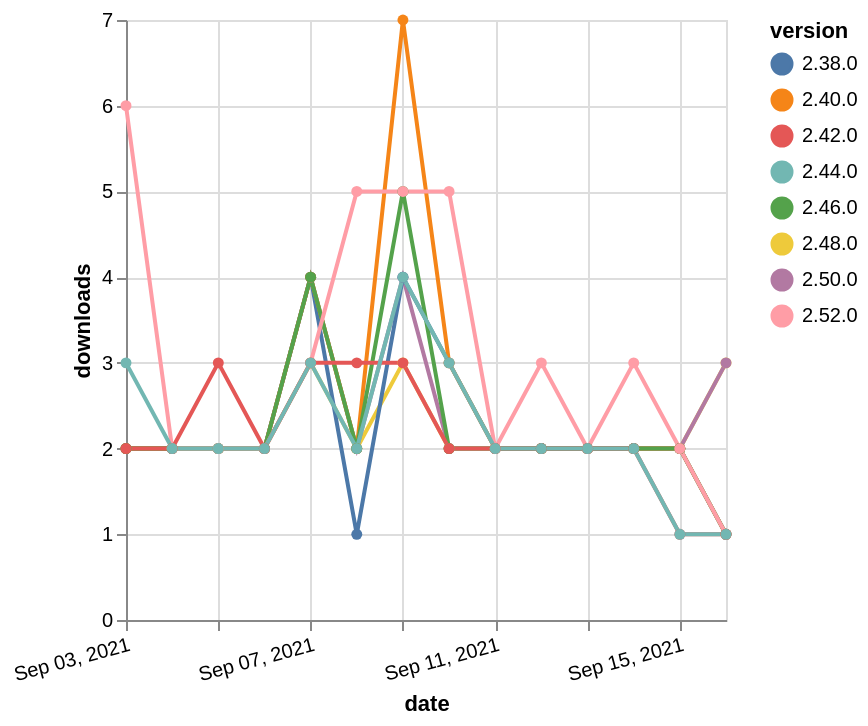

Write a Vega-Lite specification for this figure.
### Vega-Lite specification from a JSON file in a GitHub repository (floating-point values rounded to 4 significant figures)
{"$schema": "https://vega.github.io/schema/vega-lite/v5.json", "description": "A simple bar chart with embedded data.", "data": {"values": [{"date": "2021-09-03", "total": 1036, "delta": 2, "version": "2.48.0"}, {"date": "2021-09-04", "total": 1038, "delta": 2, "version": "2.48.0"}, {"date": "2021-09-05", "total": 1040, "delta": 2, "version": "2.48.0"}, {"date": "2021-09-06", "total": 1042, "delta": 2, "version": "2.48.0"}, {"date": "2021-09-07", "total": 1045, "delta": 3, "version": "2.48.0"}, {"date": "2021-09-08", "total": 1047, "delta": 2, "version": "2.48.0"}, {"date": "2021-09-09", "total": 1050, "delta": 3, "version": "2.48.0"}, {"date": "2021-09-10", "total": 1052, "delta": 2, "version": "2.48.0"}, {"date": "2021-09-11", "total": 1054, "delta": 2, "version": "2.48.0"}, {"date": "2021-09-12", "total": 1056, "delta": 2, "version": "2.48.0"}, {"date": "2021-09-13", "total": 1058, "delta": 2, "version": "2.48.0"}, {"date": "2021-09-14", "total": 1060, "delta": 2, "version": "2.48.0"}, {"date": "2021-09-15", "total": 1062, "delta": 2, "version": "2.48.0"}, {"date": "2021-09-16", "total": 1065, "delta": 3, "version": "2.48.0"}, {"date": "2021-09-03", "total": 756, "delta": 2, "version": "2.50.0"}, {"date": "2021-09-04", "total": 758, "delta": 2, "version": "2.50.0"}, {"date": "2021-09-05", "total": 760, "delta": 2, "version": "2.50.0"}, {"date": "2021-09-06", "total": 762, "delta": 2, "version": "2.50.0"}, {"date": "2021-09-07", "total": 766, "delta": 4, "version": "2.50.0"}, {"date": "2021-09-08", "total": 768, "delta": 2, "version": "2.50.0"}, {"date": "2021-09-09", "total": 772, "delta": 4, "version": "2.50.0"}, {"date": "2021-09-10", "total": 774, "delta": 2, "version": "2.50.0"}, {"date": "2021-09-11", "total": 776, "delta": 2, "version": "2.50.0"}, {"date": "2021-09-12", "total": 778, "delta": 2, "version": "2.50.0"}, {"date": "2021-09-13", "total": 780, "delta": 2, "version": "2.50.0"}, {"date": "2021-09-14", "total": 782, "delta": 2, "version": "2.50.0"}, {"date": "2021-09-15", "total": 784, "delta": 2, "version": "2.50.0"}, {"date": "2021-09-16", "total": 787, "delta": 3, "version": "2.50.0"}, {"date": "2021-09-03", "total": 2336, "delta": 2, "version": "2.38.0"}, {"date": "2021-09-04", "total": 2338, "delta": 2, "version": "2.38.0"}, {"date": "2021-09-05", "total": 2340, "delta": 2, "version": "2.38.0"}, {"date": "2021-09-06", "total": 2342, "delta": 2, "version": "2.38.0"}, {"date": "2021-09-07", "total": 2346, "delta": 4, "version": "2.38.0"}, {"date": "2021-09-08", "total": 2347, "delta": 1, "version": "2.38.0"}, {"date": "2021-09-09", "total": 2351, "delta": 4, "version": "2.38.0"}, {"date": "2021-09-10", "total": 2354, "delta": 3, "version": "2.38.0"}, {"date": "2021-09-11", "total": 2356, "delta": 2, "version": "2.38.0"}, {"date": "2021-09-12", "total": 2358, "delta": 2, "version": "2.38.0"}, {"date": "2021-09-13", "total": 2360, "delta": 2, "version": "2.38.0"}, {"date": "2021-09-14", "total": 2362, "delta": 2, "version": "2.38.0"}, {"date": "2021-09-15", "total": 2364, "delta": 2, "version": "2.38.0"}, {"date": "2021-09-16", "total": 2365, "delta": 1, "version": "2.38.0"}, {"date": "2021-09-03", "total": 2525, "delta": 2, "version": "2.40.0"}, {"date": "2021-09-04", "total": 2527, "delta": 2, "version": "2.40.0"}, {"date": "2021-09-05", "total": 2529, "delta": 2, "version": "2.40.0"}, {"date": "2021-09-06", "total": 2531, "delta": 2, "version": "2.40.0"}, {"date": "2021-09-07", "total": 2535, "delta": 4, "version": "2.40.0"}, {"date": "2021-09-08", "total": 2537, "delta": 2, "version": "2.40.0"}, {"date": "2021-09-09", "total": 2544, "delta": 7, "version": "2.40.0"}, {"date": "2021-09-10", "total": 2547, "delta": 3, "version": "2.40.0"}, {"date": "2021-09-11", "total": 2549, "delta": 2, "version": "2.40.0"}, {"date": "2021-09-12", "total": 2551, "delta": 2, "version": "2.40.0"}, {"date": "2021-09-13", "total": 2553, "delta": 2, "version": "2.40.0"}, {"date": "2021-09-14", "total": 2555, "delta": 2, "version": "2.40.0"}, {"date": "2021-09-15", "total": 2557, "delta": 2, "version": "2.40.0"}, {"date": "2021-09-16", "total": 2558, "delta": 1, "version": "2.40.0"}, {"date": "2021-09-03", "total": 1500, "delta": 2, "version": "2.46.0"}, {"date": "2021-09-04", "total": 1502, "delta": 2, "version": "2.46.0"}, {"date": "2021-09-05", "total": 1504, "delta": 2, "version": "2.46.0"}, {"date": "2021-09-06", "total": 1506, "delta": 2, "version": "2.46.0"}, {"date": "2021-09-07", "total": 1510, "delta": 4, "version": "2.46.0"}, {"date": "2021-09-08", "total": 1512, "delta": 2, "version": "2.46.0"}, {"date": "2021-09-09", "total": 1517, "delta": 5, "version": "2.46.0"}, {"date": "2021-09-10", "total": 1519, "delta": 2, "version": "2.46.0"}, {"date": "2021-09-11", "total": 1521, "delta": 2, "version": "2.46.0"}, {"date": "2021-09-12", "total": 1523, "delta": 2, "version": "2.46.0"}, {"date": "2021-09-13", "total": 1525, "delta": 2, "version": "2.46.0"}, {"date": "2021-09-14", "total": 1527, "delta": 2, "version": "2.46.0"}, {"date": "2021-09-15", "total": 1529, "delta": 2, "version": "2.46.0"}, {"date": "2021-09-16", "total": 1530, "delta": 1, "version": "2.46.0"}, {"date": "2021-09-03", "total": 248, "delta": 6, "version": "2.52.0"}, {"date": "2021-09-04", "total": 250, "delta": 2, "version": "2.52.0"}, {"date": "2021-09-05", "total": 252, "delta": 2, "version": "2.52.0"}, {"date": "2021-09-06", "total": 254, "delta": 2, "version": "2.52.0"}, {"date": "2021-09-07", "total": 257, "delta": 3, "version": "2.52.0"}, {"date": "2021-09-08", "total": 262, "delta": 5, "version": "2.52.0"}, {"date": "2021-09-09", "total": 267, "delta": 5, "version": "2.52.0"}, {"date": "2021-09-10", "total": 272, "delta": 5, "version": "2.52.0"}, {"date": "2021-09-11", "total": 274, "delta": 2, "version": "2.52.0"}, {"date": "2021-09-12", "total": 277, "delta": 3, "version": "2.52.0"}, {"date": "2021-09-13", "total": 279, "delta": 2, "version": "2.52.0"}, {"date": "2021-09-14", "total": 282, "delta": 3, "version": "2.52.0"}, {"date": "2021-09-15", "total": 284, "delta": 2, "version": "2.52.0"}, {"date": "2021-09-16", "total": 285, "delta": 1, "version": "2.52.0"}, {"date": "2021-09-03", "total": 2087, "delta": 2, "version": "2.42.0"}, {"date": "2021-09-04", "total": 2089, "delta": 2, "version": "2.42.0"}, {"date": "2021-09-05", "total": 2092, "delta": 3, "version": "2.42.0"}, {"date": "2021-09-06", "total": 2094, "delta": 2, "version": "2.42.0"}, {"date": "2021-09-07", "total": 2097, "delta": 3, "version": "2.42.0"}, {"date": "2021-09-08", "total": 2100, "delta": 3, "version": "2.42.0"}, {"date": "2021-09-09", "total": 2103, "delta": 3, "version": "2.42.0"}, {"date": "2021-09-10", "total": 2105, "delta": 2, "version": "2.42.0"}, {"date": "2021-09-11", "total": 2107, "delta": 2, "version": "2.42.0"}, {"date": "2021-09-12", "total": 2109, "delta": 2, "version": "2.42.0"}, {"date": "2021-09-13", "total": 2111, "delta": 2, "version": "2.42.0"}, {"date": "2021-09-14", "total": 2113, "delta": 2, "version": "2.42.0"}, {"date": "2021-09-15", "total": 2114, "delta": 1, "version": "2.42.0"}, {"date": "2021-09-16", "total": 2115, "delta": 1, "version": "2.42.0"}, {"date": "2021-09-03", "total": 1662, "delta": 3, "version": "2.44.0"}, {"date": "2021-09-04", "total": 1664, "delta": 2, "version": "2.44.0"}, {"date": "2021-09-05", "total": 1666, "delta": 2, "version": "2.44.0"}, {"date": "2021-09-06", "total": 1668, "delta": 2, "version": "2.44.0"}, {"date": "2021-09-07", "total": 1671, "delta": 3, "version": "2.44.0"}, {"date": "2021-09-08", "total": 1673, "delta": 2, "version": "2.44.0"}, {"date": "2021-09-09", "total": 1677, "delta": 4, "version": "2.44.0"}, {"date": "2021-09-10", "total": 1680, "delta": 3, "version": "2.44.0"}, {"date": "2021-09-11", "total": 1682, "delta": 2, "version": "2.44.0"}, {"date": "2021-09-12", "total": 1684, "delta": 2, "version": "2.44.0"}, {"date": "2021-09-13", "total": 1686, "delta": 2, "version": "2.44.0"}, {"date": "2021-09-14", "total": 1688, "delta": 2, "version": "2.44.0"}, {"date": "2021-09-15", "total": 1689, "delta": 1, "version": "2.44.0"}, {"date": "2021-09-16", "total": 1690, "delta": 1, "version": "2.44.0"}]}, "width": "container", "mark": {"type": "line", "point": {"filled": true}}, "encoding": {"x": {"field": "date", "type": "temporal", "timeUnit": "yearmonthdate", "title": "date", "axis": {"labelAngle": -15}}, "y": {"field": "delta", "type": "quantitative", "title": "downloads"}, "color": {"field": "version", "type": "nominal"}, "tooltip": {"field": "delta"}}}
